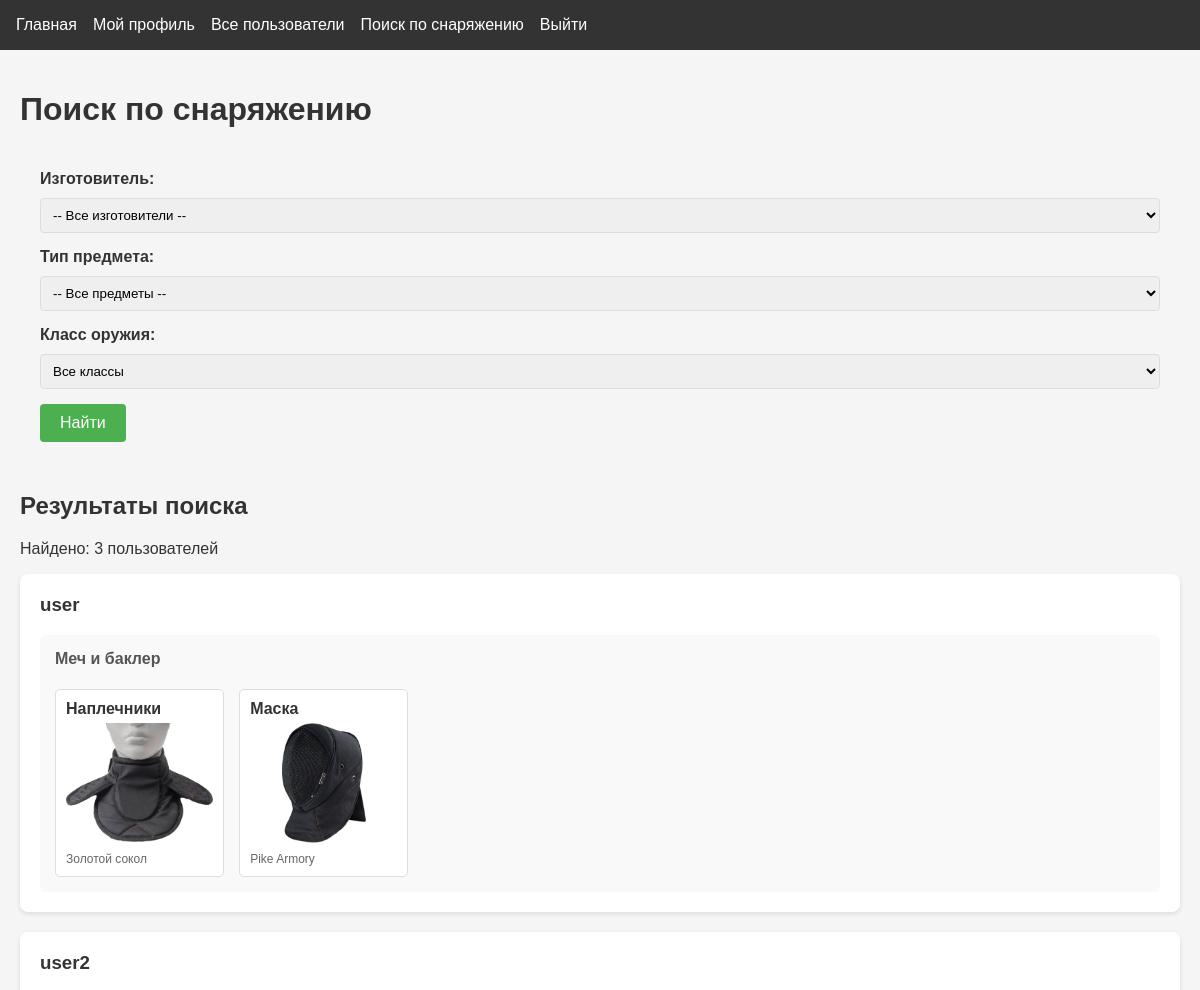
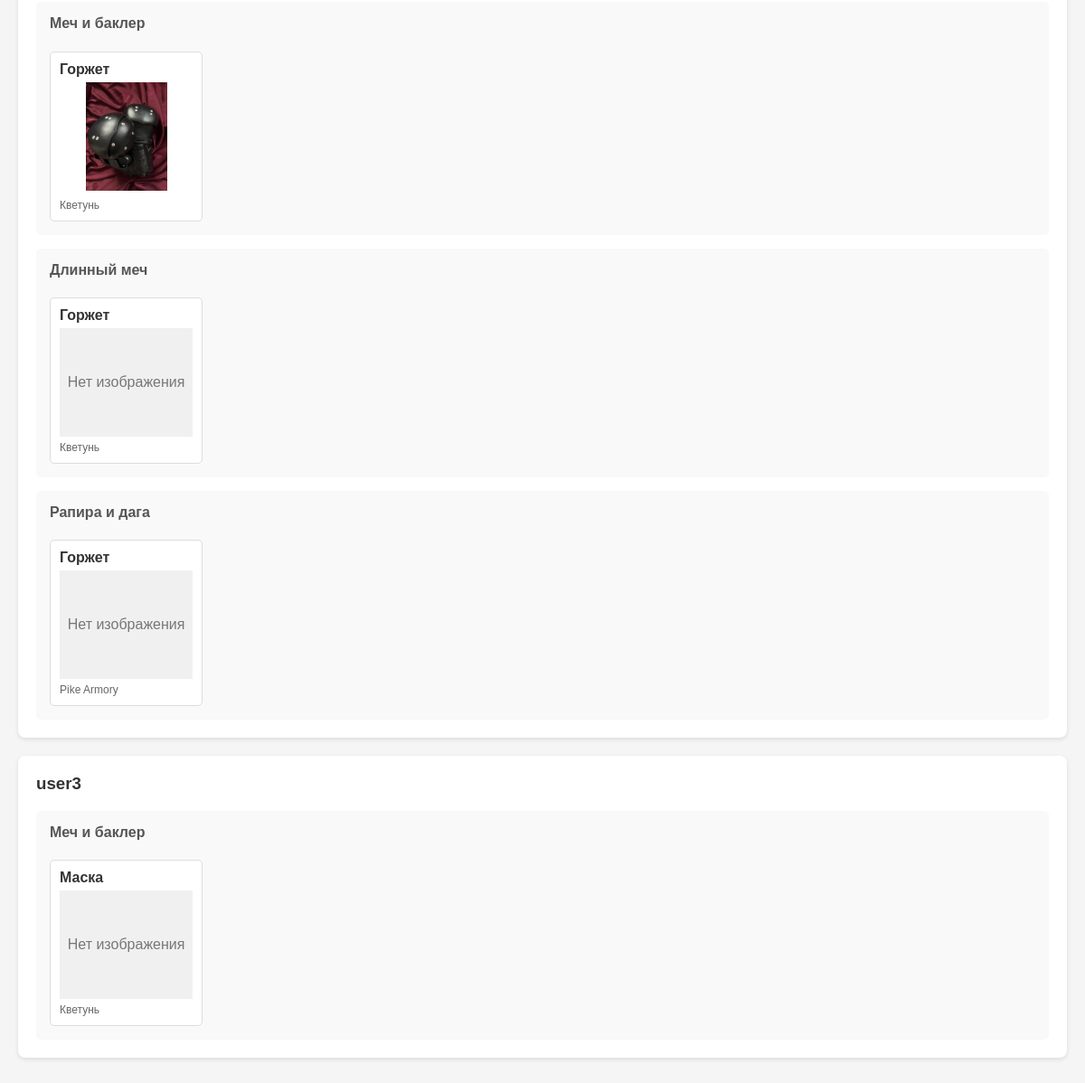
Page /search (signed in) on the committed database (2 pictures, top to bottom).
### app.py (models this page shows)
class User(db.Model, UserMixin):
    id = db.Column(db.Integer, primary_key=True)
    username = db.Column(db.String(80), unique=True, nullable=False)
    password = db.Column(db.String(120), nullable=False)
    weapon_class = db.Column(db.String(20), default="sword_buckler")
    age = db.Column(db.Integer)
    real_name = db.Column(db.String(100))
    has_longsword = db.Column(db.Boolean, default=False)
    longsword_since = db.Column(db.Date)
    has_rapier = db.Column(db.Boolean, default=False)
    rapier_since = db.Column(db.Date)
    has_sabre = db.Column(db.Boolean, default=False)
    sabre_since = db.Column(db.Date)
    has_sword_buckler = db.Column(db.Boolean, default=False)
    sword_buckler_since = db.Column(db.Date)
    items = db.relationship(
        "InventoryItem", backref="user", lazy=True, cascade="all, delete-orphan"
    )

class InventoryItem(db.Model):
    id = db.Column(db.Integer, primary_key=True)
    user_id = db.Column(db.Integer, db.ForeignKey("user.id"), nullable=False)
    model = db.Column(db.String(20), default="none")  # изготовитель
    model_site = db.Column(db.Text)  # ссылка на изготовителя
    weapon_class = db.Column(db.String(20), default="all")  # 'all' или конкретный класс
    item_type = db.Column(db.String(20), nullable=False)
    image_paths = db.Column(db.Text)
    description = db.Column(db.Text)
    pros = db.Column(db.Text)
    cons = db.Column(db.Text)
    rating = db.Column(db.Integer)

### app.py (the view)
@app.route("/search")
@login_required
def user_search_equip():
    manufacturer = request.args.get("manufacturer", "")
    item_type = request.args.get("item_type", "")
    weapon_class = request.args.get("weapon_class", "all")
    users = User.query.order_by(User.username).all()
    results = []
    for user in users:
        query = InventoryItem.query.filter_by(user_id=user.id)
        if manufacturer:
            query = query.filter_by(model=manufacturer)
        if item_type:
            query = query.filter_by(item_type=item_type)
        if weapon_class != "all":
            query = query.filter(
                (InventoryItem.weapon_class == weapon_class) |
                (InventoryItem.weapon_class == "all")
            )
        items = query.all()
        if items:
            items_by_class = {}
            for item in items:
                if item.weapon_class not in items_by_class:
                    items_by_class[item.weapon_class] = []
                items_by_class[item.weapon_class].append(item)
            results.append({
                "user": user,
                "items_by_class": items_by_class
            })
    item_types = [
        "gorget", "head", "namasnik", "naplech", "torso",
        "ng", "brass", "lokti", "gloves", "sht",
        "pants", "shoes", "bag", "sword1", "sword2", "sword3"
    ]
    return render_template(
        "search.html",
        results=results,
        search_manufacturer=manufacturer,
        search_item_type=item_type,
        search_weapon_class=weapon_class,
        weapon_classes={
            "sword_buckler": "Меч и баклер",
            "longsword": "Длинный меч",
            "rapier_dagger": "Рапира и дага",
            "sabre": "Сабля",
            "all": "Все классы"
        },
        manufacturers=[
            ("Kvetun", "Кветунь"),
            ("Gold_Sokol", "Золотой сокол"),
            ("PikeArmory", "Pike Armory")
        ],
        item_types=item_types
    )

### app.py (called while the page is built)
@login_manager.user_loader
def load_user(user_id):
    return User.query.get(int(user_id))

### templates/search.html (shortened to what this page needs)
{% extends "base.html" %}
{% block content %}
<div class="search-container">
    <h1>Поиск по снаряжению</h1>
    <div class="search-box">
        <form action="{{ url_for('user_search_equip') }}" method="GET">
            <div class="form-group">
                <label for="manufacturer">Изготовитель:</label>
                <select id="manufacturer" name="manufacturer">
                    <option value="">-- Все изготовители --</option>
                </select>
            </div>
            <div class="form-group">
                <label for="item_type">Тип предмета:</label>
                <select id="item_type" name="item_type">
                    <option value="">-- Все предметы --</option>
                </select>
            </div>
            <div class="form-group">
                <label for="weapon_class">Класс оружия:</label>
                <select id="weapon_class" name="weapon_class">
                    {% for value, name in weapon_classes.items() %}
                    <option value="{{ value }}" {% if search_weapon_class == value %}selected{% endif %}>{{ name }}</option>
                    {% endfor %}
                </select>
            </div>
            <button type="submit" class="btn">Найти</button>
        </form>
    </div>
    {% if results %}
    <div class="search-results">
        <h2>Результаты поиска</h2>
        <p>Найдено: {{ results|length }} пользователей</p>
        {% for result in results %}
        <div class="user-result">
            <h3>
                <a href="{{ url_for('view_profile', username=result.user.username) }}">
                    {{ result.user.username }}
                </a>
            </h3>
            {% for weapon_class, items in result.items_by_class.items() %}
            <div class="weapon-class-section">
                <h4>{{ weapon_classes.get(weapon_class, weapon_class) }}</h4>
                <div class="items-grid">
                    {% for item in items %}
                    <div class="search-item" onclick="showTooltip(event)">
                        <div class="item-type">
                            {% if item.item_type == 'gorget' %} Горжет
                            {% elif item.item_type == 'namasnik' %} Намасник
                            {% elif item.item_type == 'head' %} Маска
                            {% elif item.item_type == 'naplech' %} Наплечники
                            {% elif item.item_type == 'sword1' %} Оружие 1
                            {% elif item.item_type == 'torso' %} Куртка
                            {% elif item.item_type == 'ng' %} Нагрудник
                            {% elif item.item_type == 'sht' %} Штаны
                            {% elif item.item_type == 'pants' %} Ноги
                            {% elif item.item_type == 'brass' %} Брассары
                            {% elif item.item_type == 'sword2' %} Оружие 2
                            {% elif item.item_type == 'bag' %} Сумка
                            {% elif item.item_type == 'lokti' %} Локти
                            {% elif item.item_type == 'gloves' %} Перчатки
                            {% elif item.item_type == 'sword3' %} Оружие 3
                            {% elif item.item_type == 'shoes' %} Обувь
                            {%else%} -
                            {% endif%}
                        </div>
                        {% if item.image_paths %}
                        <img src="{{ url_for('static', filename='uploads/' + item.image_paths.split(',')[0]) }}"
                             alt="{{ item.item_type }}"
                             data-description="{{ item.description }}"
                             data-pros="{{ item.pros }}"
                             data-cons="{{ item.cons }}"
                             data-model="{{ item.model }}"
                             data-rating="{{ item.rating }}"
                             data-images="{{ item.image_paths }}">
                        {% else %}
                        <div class="no-image">Нет изображения</div>
                        {% endif %}
                        <div class="item-model">
                            {% if item.model == "Kvetun" %}Кветунь
                            {% elif item.model == "Gold_Sokol" %}Золотой сокол
                            {% elif item.model == "PikeArmory" %}Pike Armory
                            {% else %}{{ item.model }}
                            {% endif %}
                        </div>
                    </div>
                    {% endfor %}
                </div>
            </div>
            {% endfor %}
        </div>
        {% endfor %}
    </div>
    {% elif request.args.get('manufacturer') or request.args.get('item_type') or request.args.get('weapon_class') %}
    <div class="no-results">
        <p>Ничего не найдено по вашему запросу.</p>
    </div>
    {% endif %}
</div>
{% endblock %}

### static/css/style.css (style rules this page uses)
body { font-family: 'Arial', sans-serif; margin: 0; padding: 0; background-color: #f5f5f5; color: #333; }
.btn { display: inline-block; padding: 0.5rem 1rem; background-color: #4CAF50; color: white; text-decoration: none; border-radius: 4px; }
.form-group { display: flex; flex-direction: column; gap: 5px; }
.form-group label { font-weight: bold; }
.btn { padding: 10px 15px; border-radius: 4px; cursor: pointer; text-decoration: none; }

### templates/search.html (style rules this page uses)
.search-container { max-width: 1200px; margin: 0 auto; padding: 20px; }
.search-box { background: #f5f5f5; padding: 20px; border-radius: 8px; margin-bottom: 30px; }
.form-group { margin-bottom: 15px; }
.form-group label { display: block; margin-bottom: 5px; font-weight: bold; }
.form-group select { width: 100%; padding: 8px; border: 1px solid #ddd; border-radius: 4px; }
.btn { padding: 10px 20px; background-color: #4CAF50; color: white; border: none; border-radius: 4px; cursor: pointer; font-size: 16px; }
.search-results { margin-top: 20px; }
.user-result { background: white; border-radius: 8px; padding: 20px; margin-bottom: 20px; box-shadow: 0 2px 5px rgba(0,0,0,0.1); }
.user-result h3 { margin-top: 0; color: #333; }
.user-result h3 a { color: inherit; text-decoration: none; }
.weapon-class-section { margin-top: 15px; padding: 15px; background: #f9f9f9; border-radius: 5px; }
.weapon-class-section h4 { margin-top: 0; color: #555; }
.items-grid { display: grid; grid-template-columns: repeat(auto-fill, minmax(150px, 1fr)); gap: 15px; margin-top: 10px; }
.search-item { background: white; border: 1px solid #ddd; border-radius: 5px; padding: 10px; cursor: pointer; transition: transform 0.2s; }
.search-item .item-type { font-weight: bold; margin-bottom: 5px; text-transform: capitalize; }
.search-item img { width: 100%; height: 120px; object-fit: contain; margin-bottom: 5px; }
.search-item .no-image { width: 100%; height: 120px; background: #f0f0f0; display: flex; align-items: center; justify-content: center; color: #777; margin-bottom: 5px; }
.search-item .item-model { font-size: 12px; color: #666; }

### rows in the picture
User: user.username "user"
InventoryItem: get "Меч и баклер", shows "Наплечники", image_paths+item_type (picture), model "Золотой сокол"
InventoryItem: shows "Маска", image_paths+item_type (picture), model "Pike Armory"
User: user.username "user2"
InventoryItem: get "Меч и баклер", shows "Горжет", image_paths+item_type (picture), model "Кветунь"
InventoryItem: get "Длинный меч", item_type "Горжет", image_paths "Нет изображения", model "Кветунь"
InventoryItem: get "Рапира и дага", item_type "Горжет", image_paths "Нет изображения", model "Pike Armory"
User: user.username "user3"
InventoryItem: get "Меч и баклер", item_type "Маска", image_paths "Нет изображения", model "Кветунь"

### other values in the picture
{{ results|length }} "3"
form field weapon_class "Все классы"
